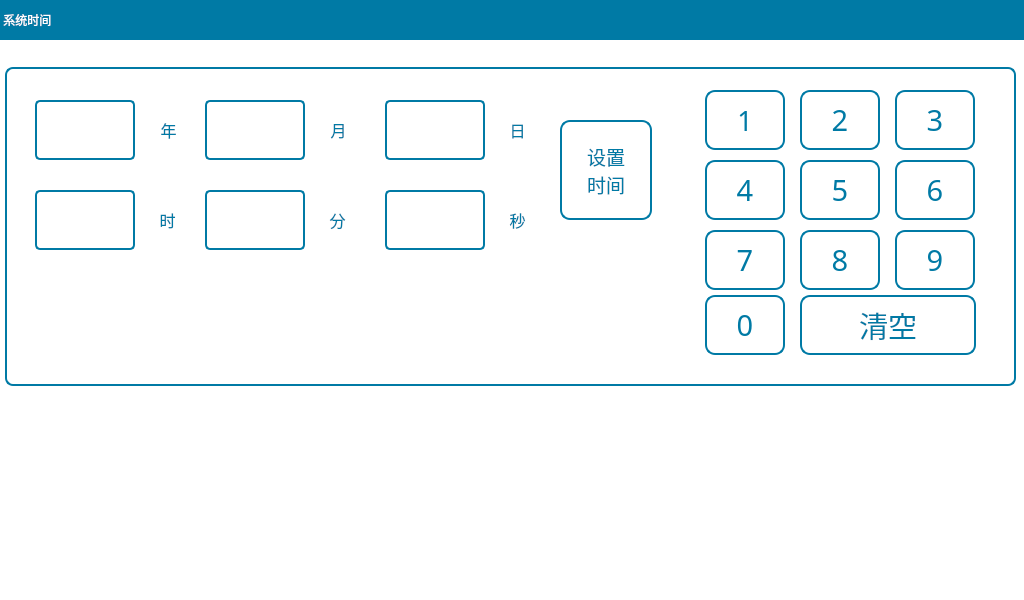
<?xml version="1.0" encoding="UTF-8"?>
<ui version="4.0">
 <class>ConfTime</class>
 <widget class="QWidget" name="ConfTime">
  <property name="geometry">
   <rect>
    <x>0</x>
    <y>0</y>
    <width>1024</width>
    <height>600</height>
   </rect>
  </property>
  <property name="focusPolicy">
   <enum>Qt::NoFocus</enum>
  </property>
  <property name="windowTitle">
   <string>Form</string>
  </property>
  <property name="styleSheet">
   <string notr="true">QWidget#ConfTime{
background-color: rgb(255, 255, 255);
}
QLineEdit{
font: 20pt &quot;文泉驿等宽微米黑&quot;;

color:rgb(0, 122, 165);
border-radius:5px;
border:2px solid rgb(0, 122, 165);
background-color: rgb(255, 255, 255);
}
QToolButton{
font: 20pt &quot;文泉驿等宽微米黑&quot;;
font: 14pt &quot;DejaVu Sans&quot;;
color:rgb(0, 122, 165);
border:2px solid rgb(0, 122, 165);
border-radius:10px;
background-color: rgb(255, 255, 255);
}
QLabel{
font: 18pt &quot;文泉驿等宽微米黑&quot;;
color:rgb(0, 122, 165);
}
QGroupBox{
font: 20pt &quot;文泉驿等宽微米黑&quot;;
color: rgb(0, 122, 165);
border:2px solid rgb(0, 122, 165);
border-radius:8px;
margin-top:22px;
}
QGroupBox:title{
subcontrol-origin: margin;
left: 5px;
}</string>
  </property>
  <widget class="QLabel" name="label_21">
   <property name="geometry">
    <rect>
     <x>0</x>
     <y>0</y>
     <width>1024</width>
     <height>40</height>
    </rect>
   </property>
   <property name="styleSheet">
    <string notr="true">font: 20pt &quot;文泉驿等宽微米黑&quot;;
color: rgb(255, 255, 255);
background-color:rgb(0, 122, 165);</string>
   </property>
   <property name="text">
    <string> 系统时间</string>
   </property>
  </widget>
  <widget class="QGroupBox" name="groupBox_2">
   <property name="geometry">
    <rect>
     <x>5</x>
     <y>45</y>
     <width>1011</width>
     <height>341</height>
    </rect>
   </property>
   <property name="title">
    <string/>
   </property>
   <widget class="QLineEdit" name="lineEditYear">
    <property name="geometry">
     <rect>
      <x>30</x>
      <y>55</y>
      <width>100</width>
      <height>60</height>
     </rect>
    </property>
    <property name="font">
     <font>
      <family>文泉驿等宽微米黑</family>
      <pointsize>20</pointsize>
      <weight>50</weight>
      <italic>false</italic>
      <bold>false</bold>
     </font>
    </property>
    <property name="focusPolicy">
     <enum>Qt::ClickFocus</enum>
    </property>
    <property name="text">
     <string/>
    </property>
    <property name="maxLength">
     <number>4</number>
    </property>
    <property name="alignment">
     <set>Qt::AlignRight|Qt::AlignTrailing|Qt::AlignVCenter</set>
    </property>
   </widget>
   <widget class="QLineEdit" name="lineEditMonth">
    <property name="geometry">
     <rect>
      <x>200</x>
      <y>55</y>
      <width>100</width>
      <height>60</height>
     </rect>
    </property>
    <property name="font">
     <font>
      <family>文泉驿等宽微米黑</family>
      <pointsize>20</pointsize>
      <weight>50</weight>
      <italic>false</italic>
      <bold>false</bold>
     </font>
    </property>
    <property name="focusPolicy">
     <enum>Qt::ClickFocus</enum>
    </property>
    <property name="text">
     <string/>
    </property>
    <property name="maxLength">
     <number>2</number>
    </property>
    <property name="alignment">
     <set>Qt::AlignRight|Qt::AlignTrailing|Qt::AlignVCenter</set>
    </property>
   </widget>
   <widget class="QLineEdit" name="lineEditHour">
    <property name="geometry">
     <rect>
      <x>30</x>
      <y>145</y>
      <width>100</width>
      <height>60</height>
     </rect>
    </property>
    <property name="font">
     <font>
      <family>文泉驿等宽微米黑</family>
      <pointsize>20</pointsize>
      <weight>50</weight>
      <italic>false</italic>
      <bold>false</bold>
     </font>
    </property>
    <property name="focusPolicy">
     <enum>Qt::ClickFocus</enum>
    </property>
    <property name="text">
     <string/>
    </property>
    <property name="maxLength">
     <number>2</number>
    </property>
    <property name="alignment">
     <set>Qt::AlignRight|Qt::AlignTrailing|Qt::AlignVCenter</set>
    </property>
   </widget>
   <widget class="QLabel" name="lb_hour">
    <property name="geometry">
     <rect>
      <x>130</x>
      <y>145</y>
      <width>65</width>
      <height>60</height>
     </rect>
    </property>
    <property name="font">
     <font>
      <family>DejaVu Sans</family>
      <pointsize>12</pointsize>
      <weight>50</weight>
      <italic>false</italic>
      <bold>false</bold>
     </font>
    </property>
    <property name="styleSheet">
     <string notr="true">QLabel{
font: 12pt &quot;DejaVu Sans&quot;;
color:rgb(0, 122, 165);
}</string>
    </property>
    <property name="text">
     <string>时</string>
    </property>
    <property name="alignment">
     <set>Qt::AlignCenter</set>
    </property>
   </widget>
   <widget class="QLabel" name="lb_second">
    <property name="geometry">
     <rect>
      <x>480</x>
      <y>145</y>
      <width>65</width>
      <height>60</height>
     </rect>
    </property>
    <property name="font">
     <font>
      <family>DejaVu Sans</family>
      <pointsize>12</pointsize>
      <weight>50</weight>
      <italic>false</italic>
      <bold>false</bold>
     </font>
    </property>
    <property name="styleSheet">
     <string notr="true">QLabel{
font: 12pt &quot;DejaVu Sans&quot;;
color:rgb(0, 122, 165);
}</string>
    </property>
    <property name="text">
     <string>秒</string>
    </property>
    <property name="alignment">
     <set>Qt::AlignCenter</set>
    </property>
   </widget>
   <widget class="QLineEdit" name="lineEditDay">
    <property name="geometry">
     <rect>
      <x>380</x>
      <y>55</y>
      <width>100</width>
      <height>60</height>
     </rect>
    </property>
    <property name="font">
     <font>
      <family>文泉驿等宽微米黑</family>
      <pointsize>20</pointsize>
      <weight>50</weight>
      <italic>false</italic>
      <bold>false</bold>
     </font>
    </property>
    <property name="focusPolicy">
     <enum>Qt::ClickFocus</enum>
    </property>
    <property name="text">
     <string/>
    </property>
    <property name="maxLength">
     <number>2</number>
    </property>
    <property name="alignment">
     <set>Qt::AlignRight|Qt::AlignTrailing|Qt::AlignVCenter</set>
    </property>
   </widget>
   <widget class="QLabel" name="lb_year">
    <property name="geometry">
     <rect>
      <x>131</x>
      <y>55</y>
      <width>65</width>
      <height>60</height>
     </rect>
    </property>
    <property name="font">
     <font>
      <family>DejaVu Sans</family>
      <pointsize>12</pointsize>
      <weight>50</weight>
      <italic>false</italic>
      <bold>false</bold>
     </font>
    </property>
    <property name="styleSheet">
     <string notr="true">QLabel{
font: 12pt &quot;DejaVu Sans&quot;;
color:rgb(0, 122, 165);
}</string>
    </property>
    <property name="text">
     <string>年</string>
    </property>
    <property name="alignment">
     <set>Qt::AlignCenter</set>
    </property>
   </widget>
   <widget class="QLineEdit" name="lineEditSecond">
    <property name="geometry">
     <rect>
      <x>380</x>
      <y>145</y>
      <width>100</width>
      <height>60</height>
     </rect>
    </property>
    <property name="font">
     <font>
      <family>文泉驿等宽微米黑</family>
      <pointsize>20</pointsize>
      <weight>50</weight>
      <italic>false</italic>
      <bold>false</bold>
     </font>
    </property>
    <property name="focusPolicy">
     <enum>Qt::ClickFocus</enum>
    </property>
    <property name="text">
     <string/>
    </property>
    <property name="maxLength">
     <number>2</number>
    </property>
    <property name="alignment">
     <set>Qt::AlignRight|Qt::AlignTrailing|Qt::AlignVCenter</set>
    </property>
   </widget>
   <widget class="QLabel" name="lb_day_2">
    <property name="geometry">
     <rect>
      <x>480</x>
      <y>55</y>
      <width>65</width>
      <height>60</height>
     </rect>
    </property>
    <property name="font">
     <font>
      <family>DejaVu Sans</family>
      <pointsize>12</pointsize>
      <weight>50</weight>
      <italic>false</italic>
      <bold>false</bold>
     </font>
    </property>
    <property name="styleSheet">
     <string notr="true">QLabel{
font: 12pt &quot;DejaVu Sans&quot;;
color:rgb(0, 122, 165);
}</string>
    </property>
    <property name="text">
     <string>日</string>
    </property>
    <property name="alignment">
     <set>Qt::AlignCenter</set>
    </property>
   </widget>
   <widget class="QLineEdit" name="lineEditMinute">
    <property name="geometry">
     <rect>
      <x>200</x>
      <y>145</y>
      <width>100</width>
      <height>60</height>
     </rect>
    </property>
    <property name="font">
     <font>
      <family>文泉驿等宽微米黑</family>
      <pointsize>20</pointsize>
      <weight>50</weight>
      <italic>false</italic>
      <bold>false</bold>
     </font>
    </property>
    <property name="focusPolicy">
     <enum>Qt::ClickFocus</enum>
    </property>
    <property name="text">
     <string/>
    </property>
    <property name="maxLength">
     <number>2</number>
    </property>
    <property name="alignment">
     <set>Qt::AlignRight|Qt::AlignTrailing|Qt::AlignVCenter</set>
    </property>
   </widget>
   <widget class="QLabel" name="lb_minute">
    <property name="geometry">
     <rect>
      <x>300</x>
      <y>145</y>
      <width>65</width>
      <height>60</height>
     </rect>
    </property>
    <property name="font">
     <font>
      <family>DejaVu Sans</family>
      <pointsize>12</pointsize>
      <weight>50</weight>
      <italic>false</italic>
      <bold>false</bold>
     </font>
    </property>
    <property name="styleSheet">
     <string notr="true">QLabel{
font: 12pt &quot;DejaVu Sans&quot;;
color:rgb(0, 122, 165);
}</string>
    </property>
    <property name="text">
     <string>分</string>
    </property>
    <property name="alignment">
     <set>Qt::AlignCenter</set>
    </property>
   </widget>
   <widget class="QLabel" name="lb_month">
    <property name="geometry">
     <rect>
      <x>301</x>
      <y>55</y>
      <width>65</width>
      <height>60</height>
     </rect>
    </property>
    <property name="font">
     <font>
      <family>DejaVu Sans</family>
      <pointsize>12</pointsize>
      <weight>50</weight>
      <italic>false</italic>
      <bold>false</bold>
     </font>
    </property>
    <property name="styleSheet">
     <string notr="true">QLabel{
font: 12pt &quot;DejaVu Sans&quot;;
color:rgb(0, 122, 165);
}</string>
    </property>
    <property name="text">
     <string>月</string>
    </property>
    <property name="alignment">
     <set>Qt::AlignCenter</set>
    </property>
   </widget>
   <widget class="QToolButton" name="tBtnSysTimeOk">
    <property name="geometry">
     <rect>
      <x>555</x>
      <y>75</y>
      <width>92</width>
      <height>100</height>
     </rect>
    </property>
    <property name="font">
     <font>
      <family>DejaVu Sans</family>
      <pointsize>14</pointsize>
      <weight>50</weight>
      <italic>false</italic>
      <bold>false</bold>
     </font>
    </property>
    <property name="focusPolicy">
     <enum>Qt::NoFocus</enum>
    </property>
    <property name="text">
     <string>设置
时间</string>
    </property>
    <property name="iconSize">
     <size>
      <width>35</width>
      <height>35</height>
     </size>
    </property>
    <property name="toolButtonStyle">
     <enum>Qt::ToolButtonTextUnderIcon</enum>
    </property>
   </widget>
   <widget class="QWidget" name="widget" native="true">
    <property name="geometry">
     <rect>
      <x>685</x>
      <y>35</y>
      <width>306</width>
      <height>291</height>
     </rect>
    </property>
    <property name="styleSheet">
     <string notr="true">QToolButton{
font: 22pt &quot;文泉驿等宽微米黑&quot;;
color:rgb(0, 122, 165);
border:2px solid rgb(0, 122, 165);
border-radius:10px;
background-color: rgb(255, 255, 255);
}</string>
    </property>
    <widget class="QToolButton" name="tBtn_5">
     <property name="geometry">
      <rect>
       <x>110</x>
       <y>80</y>
       <width>80</width>
       <height>60</height>
      </rect>
     </property>
     <property name="sizePolicy">
      <sizepolicy hsizetype="Fixed" vsizetype="Fixed">
       <horstretch>0</horstretch>
       <verstretch>0</verstretch>
      </sizepolicy>
     </property>
     <property name="font">
      <font>
       <family>文泉驿等宽微米黑</family>
       <pointsize>22</pointsize>
       <weight>50</weight>
       <italic>false</italic>
       <bold>false</bold>
      </font>
     </property>
     <property name="focusPolicy">
      <enum>Qt::NoFocus</enum>
     </property>
     <property name="text">
      <string>5</string>
     </property>
     <property name="autoRepeat">
      <bool>true</bool>
     </property>
    </widget>
    <widget class="QToolButton" name="tBtn_8">
     <property name="geometry">
      <rect>
       <x>110</x>
       <y>150</y>
       <width>80</width>
       <height>60</height>
      </rect>
     </property>
     <property name="sizePolicy">
      <sizepolicy hsizetype="Fixed" vsizetype="Fixed">
       <horstretch>0</horstretch>
       <verstretch>0</verstretch>
      </sizepolicy>
     </property>
     <property name="font">
      <font>
       <family>文泉驿等宽微米黑</family>
       <pointsize>22</pointsize>
       <weight>50</weight>
       <italic>false</italic>
       <bold>false</bold>
      </font>
     </property>
     <property name="focusPolicy">
      <enum>Qt::NoFocus</enum>
     </property>
     <property name="text">
      <string>8</string>
     </property>
     <property name="autoRepeat">
      <bool>true</bool>
     </property>
    </widget>
    <widget class="QToolButton" name="tBtn_9">
     <property name="geometry">
      <rect>
       <x>205</x>
       <y>150</y>
       <width>80</width>
       <height>60</height>
      </rect>
     </property>
     <property name="sizePolicy">
      <sizepolicy hsizetype="Fixed" vsizetype="Fixed">
       <horstretch>0</horstretch>
       <verstretch>0</verstretch>
      </sizepolicy>
     </property>
     <property name="font">
      <font>
       <family>文泉驿等宽微米黑</family>
       <pointsize>22</pointsize>
       <weight>50</weight>
       <italic>false</italic>
       <bold>false</bold>
      </font>
     </property>
     <property name="focusPolicy">
      <enum>Qt::NoFocus</enum>
     </property>
     <property name="text">
      <string>9</string>
     </property>
     <property name="autoRepeat">
      <bool>true</bool>
     </property>
    </widget>
    <widget class="QToolButton" name="tBtn_0">
     <property name="geometry">
      <rect>
       <x>15</x>
       <y>215</y>
       <width>80</width>
       <height>60</height>
      </rect>
     </property>
     <property name="sizePolicy">
      <sizepolicy hsizetype="Fixed" vsizetype="Fixed">
       <horstretch>0</horstretch>
       <verstretch>0</verstretch>
      </sizepolicy>
     </property>
     <property name="font">
      <font>
       <family>文泉驿等宽微米黑</family>
       <pointsize>22</pointsize>
       <weight>50</weight>
       <italic>false</italic>
       <bold>false</bold>
      </font>
     </property>
     <property name="focusPolicy">
      <enum>Qt::NoFocus</enum>
     </property>
     <property name="text">
      <string>0</string>
     </property>
     <property name="autoRepeat">
      <bool>true</bool>
     </property>
    </widget>
    <widget class="QToolButton" name="tBtn_4">
     <property name="geometry">
      <rect>
       <x>15</x>
       <y>80</y>
       <width>80</width>
       <height>60</height>
      </rect>
     </property>
     <property name="sizePolicy">
      <sizepolicy hsizetype="Fixed" vsizetype="Fixed">
       <horstretch>0</horstretch>
       <verstretch>0</verstretch>
      </sizepolicy>
     </property>
     <property name="font">
      <font>
       <family>文泉驿等宽微米黑</family>
       <pointsize>22</pointsize>
       <weight>50</weight>
       <italic>false</italic>
       <bold>false</bold>
      </font>
     </property>
     <property name="focusPolicy">
      <enum>Qt::NoFocus</enum>
     </property>
     <property name="text">
      <string>4</string>
     </property>
     <property name="autoRepeat">
      <bool>true</bool>
     </property>
    </widget>
    <widget class="QToolButton" name="tBtn_6">
     <property name="geometry">
      <rect>
       <x>205</x>
       <y>80</y>
       <width>80</width>
       <height>60</height>
      </rect>
     </property>
     <property name="sizePolicy">
      <sizepolicy hsizetype="Fixed" vsizetype="Fixed">
       <horstretch>0</horstretch>
       <verstretch>0</verstretch>
      </sizepolicy>
     </property>
     <property name="font">
      <font>
       <family>文泉驿等宽微米黑</family>
       <pointsize>22</pointsize>
       <weight>50</weight>
       <italic>false</italic>
       <bold>false</bold>
      </font>
     </property>
     <property name="focusPolicy">
      <enum>Qt::NoFocus</enum>
     </property>
     <property name="text">
      <string>6</string>
     </property>
     <property name="autoRepeat">
      <bool>true</bool>
     </property>
    </widget>
    <widget class="QToolButton" name="tBtn_2">
     <property name="geometry">
      <rect>
       <x>110</x>
       <y>10</y>
       <width>80</width>
       <height>60</height>
      </rect>
     </property>
     <property name="sizePolicy">
      <sizepolicy hsizetype="Fixed" vsizetype="Fixed">
       <horstretch>0</horstretch>
       <verstretch>0</verstretch>
      </sizepolicy>
     </property>
     <property name="font">
      <font>
       <family>文泉驿等宽微米黑</family>
       <pointsize>22</pointsize>
       <weight>50</weight>
       <italic>false</italic>
       <bold>false</bold>
      </font>
     </property>
     <property name="focusPolicy">
      <enum>Qt::NoFocus</enum>
     </property>
     <property name="text">
      <string>2</string>
     </property>
     <property name="autoRepeat">
      <bool>true</bool>
     </property>
    </widget>
    <widget class="QToolButton" name="tBtn_3">
     <property name="geometry">
      <rect>
       <x>205</x>
       <y>10</y>
       <width>80</width>
       <height>60</height>
      </rect>
     </property>
     <property name="sizePolicy">
      <sizepolicy hsizetype="Fixed" vsizetype="Fixed">
       <horstretch>0</horstretch>
       <verstretch>0</verstretch>
      </sizepolicy>
     </property>
     <property name="font">
      <font>
       <family>文泉驿等宽微米黑</family>
       <pointsize>22</pointsize>
       <weight>50</weight>
       <italic>false</italic>
       <bold>false</bold>
      </font>
     </property>
     <property name="focusPolicy">
      <enum>Qt::NoFocus</enum>
     </property>
     <property name="text">
      <string>3</string>
     </property>
     <property name="autoRepeat">
      <bool>true</bool>
     </property>
    </widget>
    <widget class="QToolButton" name="tBtn_1">
     <property name="geometry">
      <rect>
       <x>15</x>
       <y>10</y>
       <width>80</width>
       <height>60</height>
      </rect>
     </property>
     <property name="sizePolicy">
      <sizepolicy hsizetype="Fixed" vsizetype="Fixed">
       <horstretch>0</horstretch>
       <verstretch>0</verstretch>
      </sizepolicy>
     </property>
     <property name="font">
      <font>
       <family>文泉驿等宽微米黑</family>
       <pointsize>20</pointsize>
       <weight>50</weight>
       <italic>false</italic>
       <bold>false</bold>
      </font>
     </property>
     <property name="focusPolicy">
      <enum>Qt::NoFocus</enum>
     </property>
     <property name="styleSheet">
      <string notr="true">QToolButton{
font: 20pt &quot;文泉驿等宽微米黑&quot;;
color: rgb(0, 122, 165);
border:2px solid rgb(0, 122, 165);
border-radius:10px;
background-color: rgb(255, 255, 255);
}</string>
     </property>
     <property name="text">
      <string>1</string>
     </property>
     <property name="autoRepeat">
      <bool>true</bool>
     </property>
    </widget>
    <widget class="QToolButton" name="tBtn_del">
     <property name="geometry">
      <rect>
       <x>110</x>
       <y>215</y>
       <width>176</width>
       <height>60</height>
      </rect>
     </property>
     <property name="sizePolicy">
      <sizepolicy hsizetype="Fixed" vsizetype="Fixed">
       <horstretch>0</horstretch>
       <verstretch>0</verstretch>
      </sizepolicy>
     </property>
     <property name="minimumSize">
      <size>
       <width>0</width>
       <height>0</height>
      </size>
     </property>
     <property name="font">
      <font>
       <family>文泉驿等宽微米黑</family>
       <pointsize>22</pointsize>
       <weight>50</weight>
       <italic>false</italic>
       <bold>false</bold>
      </font>
     </property>
     <property name="focusPolicy">
      <enum>Qt::NoFocus</enum>
     </property>
     <property name="text">
      <string>清空</string>
     </property>
     <property name="autoRepeat">
      <bool>true</bool>
     </property>
    </widget>
    <widget class="QToolButton" name="tBtn_7">
     <property name="geometry">
      <rect>
       <x>15</x>
       <y>150</y>
       <width>80</width>
       <height>60</height>
      </rect>
     </property>
     <property name="sizePolicy">
      <sizepolicy hsizetype="Fixed" vsizetype="Fixed">
       <horstretch>0</horstretch>
       <verstretch>0</verstretch>
      </sizepolicy>
     </property>
     <property name="font">
      <font>
       <family>文泉驿等宽微米黑</family>
       <pointsize>22</pointsize>
       <weight>50</weight>
       <italic>false</italic>
       <bold>false</bold>
      </font>
     </property>
     <property name="focusPolicy">
      <enum>Qt::NoFocus</enum>
     </property>
     <property name="text">
      <string>7</string>
     </property>
     <property name="autoRepeat">
      <bool>true</bool>
     </property>
    </widget>
   </widget>
   <widget class="QLabel" name="lbGetTime">
    <property name="geometry">
     <rect>
      <x>170</x>
      <y>370</y>
      <width>476</width>
      <height>60</height>
     </rect>
    </property>
    <property name="layoutDirection">
     <enum>Qt::LeftToRight</enum>
    </property>
    <property name="styleSheet">
     <string notr="true">font: 20pt &quot;文泉驿等宽微米黑&quot;;
color:rgb(0, 122, 165);
border:2px solid rgb(0, 122, 165);
border-radius:10px;
background-color: rgb(255, 255, 255);
</string>
    </property>
    <property name="text">
     <string>2020年5月23日 13:23:25</string>
    </property>
    <property name="alignment">
     <set>Qt::AlignRight|Qt::AlignTrailing|Qt::AlignVCenter</set>
    </property>
   </widget>
   <widget class="QLabel" name="label">
    <property name="geometry">
     <rect>
      <x>35</x>
      <y>365</y>
      <width>131</width>
      <height>71</height>
     </rect>
    </property>
    <property name="text">
     <string>当前时间：</string>
    </property>
   </widget>
  </widget>
 </widget>
 <resources/>
 <connections/>
</ui>
